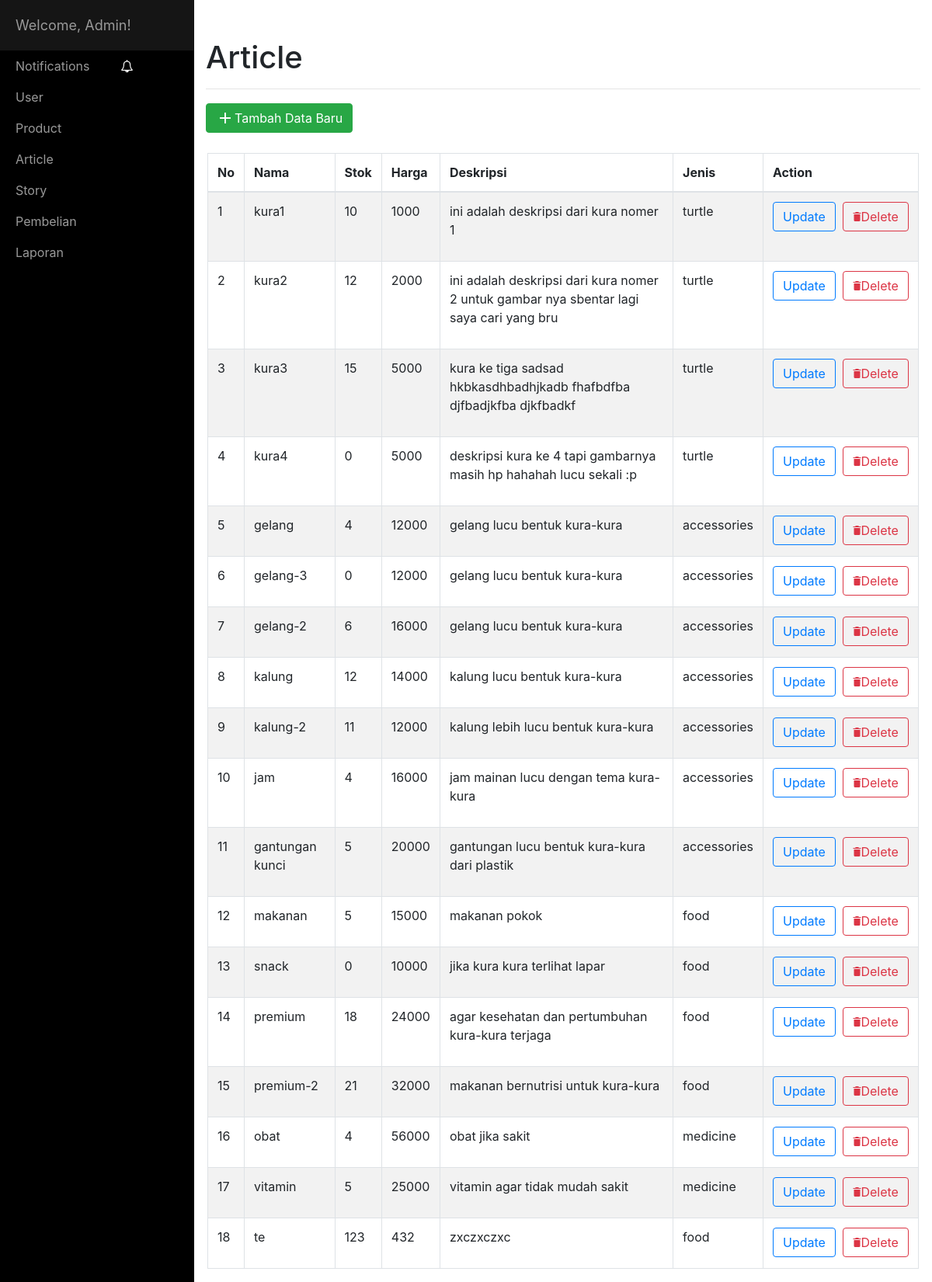
Page /index.php/route/admin_article on the committed database.
### tables this page shows
CREATE TABLE `product` (
  `id_product` int(11) NOT NULL,
  `nama` varchar(100) NOT NULL,
  `stok` int(11) NOT NULL,
  `harga` int(11) NOT NULL,
  `deskripsi` varchar(500) NOT NULL,
  `gambar` varchar(100) NOT NULL,
  `jenis` varchar(20) NOT NULL
);

### application/controllers/Route.php (called while the page is built, shortened)
<?php
class Route extends CI_Controller {
	function __construct(){
		$this->load->model('Model_item', 'm_item');
		$this->load->library('cart');
	  }
		public function admin_article(){
			$data['product'] = $this->m_item->get_array("*", "product","1=1");
			$this->load->view("halaman/admin-article", $data);
		}
}

### index.php (called while the page is built, shortened)
<?php
require_once BASEPATH.'core/CodeIgniter.php';

### application/models/Model_item.php (called while the page is built, shortened)
<?php
	class Model_item extends CI_Model {
    public function get_array($select, $from,$where){
        return $this->db->select($select)->where($where)->get($from)->result_array();
    }
  }
?>

### application/views/halaman/admin-article.php (the view, shortened to what this page needs)
<!DOCTYPE html>
<html>
<head>
</head>
<body style="padding:0;" >
    <div id="wrapper">
        <div id="sidebar-wrapper">
            <ul class="sidebar-nav">
                <li class="d-flex align-items-center sidebar-brand"> <a href="#">Welcome, Admin!</a></li>
                <li> <a href="<?php echo site_url()?>/Route/admin">Notifications<span class="text-white"><i class="fa fa-bell-o"></i></span></a></li>
                <li> <a href="<?php echo site_url()?>/Route/admin_user">User</a></li>
                <li> <a href="#">Product</a></li>
                <li> <a href="<?php echo site_url()?>/Route/admin_article">Article</a></li>
                <li> <a href="<?php echo site_url()?>/Route/admin_story">Story</a></li>
                <li> <a href="<?php echo site_url()?>/Route/admin_pembelian">Pembelian</a></li>
                <li> <a href="<?php echo site_url()?>/Route/admin_chart">Laporan</a></li>
            </ul>
        </div>
        <div class="page-content-wrapper">
            <div class="container-fluid">
                <div class="row">
                    <div class="col-md-12">
                        <div style="padding-top:50px;">
                            <h1>Article&nbsp;&nbsp;</h1>
                            <hr>
                        </div>
                    </div>
                    <div class="row">
                        <div class="col-md-12">
                            <div class="container">
                                <h5><button class="btn btn-success" type="button" id="click-insert">Tambah Data Baru<i class="material-icons float-left">add</i></button></h5>
                            </div>
                            <div class="col"></div>
                        </div>
                    </div>
                </div>
            </div>
        </div>
    <div class="" style="margin:17px;">
    <table class="table table-striped table-bordered" cellspacing="0" width="100%">
        <thead>
            <tr>
                <th>No</th>
                <th>Nama</th>
                <th>Stok</th>
                <th>Harga</th>
                <th>Deskripsi</th>
                <th>Jenis</th>
                <th>Action</th>
            </tr>
        </thead>
        <tbody>
            <?php $ctr = 1; foreach($product as $p) : ?>
                <tr>
                    <td><label><?php echo $ctr ?></label></td>
                    <td><p id="updateNama<?php echo $p['id_product']?>"><?php echo $p['nama'] ?></p></td>
                    <td><p id="updateStok<?php echo $p['id_product']?>"><?php echo $p['stok'] ?></p></td>
                    <td><p id="updateHarga<?php echo $p['id_product']?>"><?php echo $p['harga'] ?></p></td>
                    <td><p id="updateDeskripsi<?php echo $p['id_product']?>"><?php echo $p['deskripsi'] ?></p></td>
                    <td><p id="updateJenis<?php echo $p['id_product']?>"><?php echo $p['jenis'] ?></p></td>
                    <td style="min-width:200px;"><button class="btn btn-outline-primary click-update" style="margin-right:5px;" type="button" name="update" value="<?php echo $p['id_product']?>" >Update</button>
                    <button class="btn btn-outline-danger deleteProduct" type="submit" id="delete" value="<?php echo $p['id_product']?>">Delete<i class="icon ion-android-delete float-left" ></i></button></td>
                </tr>
            <?php $ctr++;endforeach ?>
        </tbody>
    </table>
    </div>
    </div>
</body>
</html>

### assets/css/collapse-navbar.css (style rules this page uses)
.sidebar-brand { background-color:#151515; }

### assets/css/Drag--Drop-Upload-Form.css (style rules this page uses)
*, *:before, *:after { -webkit-box-sizing:border-box; -moz-box-sizing:border-box; box-sizing:border-box; }

### assets/css/Profile-Edit-Form.css (style rules this page uses)
hr { height:2px; }

### assets/css/Profile-Edit-Form1.css (style rules this page uses)
hr { height:2px; }

### assets/css/Sidebar-Menu.css (style rules this page uses)
#wrapper { padding-left:0; -webkit-transition:all 0.5s ease; -moz-transition:all 0.5s ease; -o-transition:all 0.5s ease; transition:all 0.5s ease; }
#sidebar-wrapper { z-index:1000; position:fixed; left:250px; width:0; height:100%; margin-left:-250px; overflow-y:auto; background:#000; -webkit-transition:all 0.5s ease; -moz-transition:all 0.5s ease; -o-transition:all 0.5s ease; transition:all 0.5s ease; }
.sidebar-nav { position:absolute; top:0; width:250px; margin:0; padding:0; list-style:none; }
.sidebar-nav li { text-indent:20px; line-height:40px; }
.sidebar-nav li a { display:block; text-decoration:none; color:#999999; }
.sidebar-nav > .sidebar-brand { height:65px; font-size:18px; line-height:60px; }
.sidebar-nav > .sidebar-brand a { color:#999999; }
@media (min-width:768px) { #wrapper { padding-left:250px; } }
@media (min-width:768px) { #sidebar-wrapper { width:250px; } }

### assets/css/sidebar.css (style rules this page uses)
a, a:hover, a:focus { color:inherit; text-decoration:none; transition:all 0.3s; }
i, span { display:inline-block; }

### assets/css/zoom.css (style rules this page uses)
* { box-sizing:border-box; }

### assets/css/Table-with-search.css (style rules this page uses)
body { padding:20px 20px; }

### rows in the picture
product: nama "kura1", stok "10", harga "1000", deskripsi "ini adalah deskripsi dari kura nomer 1", jenis "turtle", $p['id_product'] 3 (drawn)
product: nama "kura2", stok "12", harga "2000", deskripsi "ini adalah deskripsi dari kura nomer 2 untuk gambar nya sbentar lagi saya cari yang bru", jenis "turtle", $p['id_product'] 4 (drawn)
product: nama "kura3", stok "15", harga "5000", deskripsi "kura ke tiga sadsad hkbkasdhbadhjkadb fhafbdfba djfbadjkfba djkfbadkf", jenis "turtle", $p['id_product'] 5 (drawn)
product: nama "kura4", stok "0", harga "5000", deskripsi "deskripsi kura ke 4 tapi gambarnya masih hp hahahah lucu sekali :p", jenis "turtle", $p['id_product'] 6 (drawn)
product: nama "gelang", stok "4", harga "12000", deskripsi "gelang lucu bentuk kura-kura", jenis "accessories", $p['id_product'] 7 (drawn)
product: nama "gelang-3", stok "0", harga "12000", deskripsi "gelang lucu bentuk kura-kura", jenis "accessories", $p['id_product'] 8 (drawn)
product: nama "gelang-2", stok "6", harga "16000", deskripsi "gelang lucu bentuk kura-kura", jenis "accessories", $p['id_product'] 9 (drawn)
product: nama "kalung", stok "12", harga "14000", deskripsi "kalung lucu bentuk kura-kura", jenis "accessories", $p['id_product'] 10 (drawn)
product: nama "kalung-2", stok "11", harga "12000", deskripsi "kalung lebih lucu bentuk kura-kura", jenis "accessories"
product: nama "jam", stok "4", harga "16000", deskripsi "jam mainan lucu dengan tema kura-kura", jenis "accessories", $p['id_product'] 12 (drawn)
product: nama "gantungan kunci", stok "5", harga "20000", deskripsi "gantungan lucu bentuk kura-kura dari plastik", jenis "accessories", $p['id_product'] 13 (drawn)
product: nama "makanan", stok "5", harga "15000", deskripsi "makanan pokok", jenis "food", $p['id_product'] 14 (drawn)
product: nama "snack", stok "0", harga "10000", deskripsi "jika kura kura terlihat lapar", jenis "food", $p['id_product'] 15 (drawn)
product: nama "premium", stok "18", harga "24000", deskripsi "agar kesehatan dan pertumbuhan kura-kura terjaga", jenis "food", $p['id_product'] 16 (drawn)
product: nama "premium-2", stok "21", harga "32000", deskripsi "makanan bernutrisi untuk kura-kura", jenis "food", $p['id_product'] 17 (drawn)
product: nama "obat", stok "4", harga "56000", deskripsi "obat jika sakit", jenis "medicine", $p['id_product'] 18 (drawn)
product: nama "vitamin", stok "5", harga "25000", deskripsi "vitamin agar tidak mudah sakit", jenis "medicine", $p['id_product'] 19 (drawn)
product: nama "te", stok "123", harga "432", deskripsi "zxczxczxc", jenis "food", $p['id_product'] 26 (drawn)
